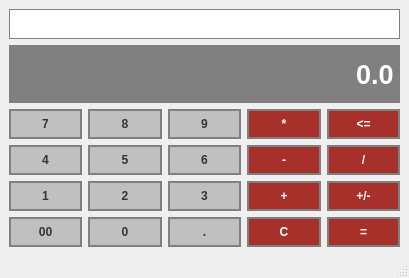
<?xml version="1.0" encoding="UTF-8"?>
<ui version="4.0">
 <class>Calculator</class>
 <widget class="QMainWindow" name="Calculator">
  <property name="geometry">
   <rect>
    <x>0</x>
    <y>0</y>
    <width>409</width>
    <height>278</height>
   </rect>
  </property>
  <property name="windowTitle">
   <string>Calculator</string>
  </property>
  <widget class="QWidget" name="centralwidget">
   <layout class="QGridLayout" name="gridLayout">
    <item row="4" column="0">
     <widget class="QPushButton" name="Button4">
      <property name="sizePolicy">
       <sizepolicy hsizetype="Preferred" vsizetype="Preferred">
        <horstretch>0</horstretch>
        <verstretch>0</verstretch>
       </sizepolicy>
      </property>
      <property name="font">
       <font>
        <weight>75</weight>
        <bold>true</bold>
       </font>
      </property>
      <property name="styleSheet">
       <string notr="true">QPushButton{
	background-color: #C0C0C0;
	border: 2px solid gray;
	padding: 6px;
	color: #3b3131;
}

QPushButton:pressed{
	background-color:#A9A9A9;
	border: 2px solid gray;
	padding: 6px;
	color: #3b3131;
}
</string>
      </property>
      <property name="text">
       <string>4</string>
      </property>
     </widget>
    </item>
    <item row="4" column="4">
     <widget class="QPushButton" name="ButtonDivide">
      <property name="sizePolicy">
       <sizepolicy hsizetype="Preferred" vsizetype="Preferred">
        <horstretch>0</horstretch>
        <verstretch>0</verstretch>
       </sizepolicy>
      </property>
      <property name="font">
       <font>
        <weight>75</weight>
        <bold>true</bold>
       </font>
      </property>
      <property name="styleSheet">
       <string notr="true">QPushButton{
	background-color: #a8302a;
	border: 2px solid gray;
	padding: 6px;
	color: #ffffff;
}

QPushButton:pressed{
	background-color:#A9A9A9;
	border: 2px solid gray;
	padding: 6px;
	color: #ffffff;
}
</string>
      </property>
      <property name="text">
       <string>/</string>
      </property>
     </widget>
    </item>
    <item row="6" column="3">
     <widget class="QPushButton" name="ButtonClear">
      <property name="sizePolicy">
       <sizepolicy hsizetype="Preferred" vsizetype="Preferred">
        <horstretch>0</horstretch>
        <verstretch>0</verstretch>
       </sizepolicy>
      </property>
      <property name="font">
       <font>
        <weight>75</weight>
        <bold>true</bold>
       </font>
      </property>
      <property name="styleSheet">
       <string notr="true">QPushButton{
	background-color: #a8302a;
	border: 2px solid gray;
	padding: 6px;
	color: #ffffff;
}

QPushButton:pressed{
	background-color:#A9A9A9;
	border: 2px solid gray;
	padding: 6px;
	color: #ffffff;
}
</string>
      </property>
      <property name="text">
       <string>C</string>
      </property>
     </widget>
    </item>
    <item row="6" column="2">
     <widget class="QPushButton" name="ButtonDot">
      <property name="sizePolicy">
       <sizepolicy hsizetype="Preferred" vsizetype="Preferred">
        <horstretch>0</horstretch>
        <verstretch>0</verstretch>
       </sizepolicy>
      </property>
      <property name="font">
       <font>
        <weight>75</weight>
        <bold>true</bold>
       </font>
      </property>
      <property name="styleSheet">
       <string notr="true">QPushButton{
	background-color: #C0C0C0;
	border: 2px solid gray;
	padding: 6px;
	color: #3b3131;
}

QPushButton:pressed{
	background-color:#A9A9A9;
	border: 2px solid gray;
	padding: 6px;
	color: #3b3131;
}
</string>
      </property>
      <property name="text">
       <string>.</string>
      </property>
     </widget>
    </item>
    <item row="1" column="0" colspan="5">
     <widget class="QLineEdit" name="Display">
      <property name="sizePolicy">
       <sizepolicy hsizetype="Preferred" vsizetype="Expanding">
        <horstretch>0</horstretch>
        <verstretch>0</verstretch>
       </sizepolicy>
      </property>
      <property name="font">
       <font>
        <family>Arial</family>
        <pointsize>20</pointsize>
        <weight>75</weight>
        <bold>true</bold>
       </font>
      </property>
      <property name="styleSheet">
       <string notr="true">QLineEdit{
	background-color: gray;
	border: 2px solid gray;
	color: #ffffff;
}
</string>
      </property>
      <property name="text">
       <string>0.0</string>
      </property>
      <property name="alignment">
       <set>Qt::AlignRight|Qt::AlignTrailing|Qt::AlignVCenter</set>
      </property>
     </widget>
    </item>
    <item row="5" column="4">
     <widget class="QPushButton" name="ButtonSignChange">
      <property name="sizePolicy">
       <sizepolicy hsizetype="Preferred" vsizetype="Preferred">
        <horstretch>0</horstretch>
        <verstretch>0</verstretch>
       </sizepolicy>
      </property>
      <property name="font">
       <font>
        <weight>75</weight>
        <bold>true</bold>
       </font>
      </property>
      <property name="styleSheet">
       <string notr="true">QPushButton{
	background-color: #a8302a;
	border: 2px solid gray;
	padding: 6px;
	color: #ffffff;
}

QPushButton:pressed{
	background-color:#A9A9A9;
	border: 2px solid gray;
	padding: 6px;
	color: #ffffff;
}
</string>
      </property>
      <property name="text">
       <string>+/-</string>
      </property>
     </widget>
    </item>
    <item row="3" column="0">
     <widget class="QPushButton" name="Button7">
      <property name="sizePolicy">
       <sizepolicy hsizetype="Preferred" vsizetype="Preferred">
        <horstretch>0</horstretch>
        <verstretch>0</verstretch>
       </sizepolicy>
      </property>
      <property name="font">
       <font>
        <weight>75</weight>
        <bold>true</bold>
       </font>
      </property>
      <property name="styleSheet">
       <string notr="true">QPushButton{
	background-color: #C0C0C0;
	border: 2px solid gray;
	padding: 6px;
	color: #3b3131;
}

QPushButton:pressed{
	background-color:#A9A9A9;
	border: 2px solid gray;
	padding: 6px;
	color: #3b3131;
}
</string>
      </property>
      <property name="text">
       <string>7</string>
      </property>
     </widget>
    </item>
    <item row="4" column="1">
     <widget class="QPushButton" name="Button5">
      <property name="sizePolicy">
       <sizepolicy hsizetype="Preferred" vsizetype="Preferred">
        <horstretch>0</horstretch>
        <verstretch>0</verstretch>
       </sizepolicy>
      </property>
      <property name="font">
       <font>
        <weight>75</weight>
        <bold>true</bold>
       </font>
      </property>
      <property name="styleSheet">
       <string notr="true">QPushButton{
	background-color: #C0C0C0;
	border: 2px solid gray;
	padding: 6px;
	color: #3b3131;
}

QPushButton:pressed{
	background-color:#A9A9A9;
	border: 2px solid gray;
	padding: 6px;
	color: #3b3131;
}
</string>
      </property>
      <property name="text">
       <string>5</string>
      </property>
     </widget>
    </item>
    <item row="3" column="3">
     <widget class="QPushButton" name="ButtonMultiply">
      <property name="sizePolicy">
       <sizepolicy hsizetype="Preferred" vsizetype="Preferred">
        <horstretch>0</horstretch>
        <verstretch>0</verstretch>
       </sizepolicy>
      </property>
      <property name="font">
       <font>
        <weight>75</weight>
        <bold>true</bold>
       </font>
      </property>
      <property name="styleSheet">
       <string notr="true">QPushButton{
	background-color: #a8302a;
	border: 2px solid gray;
	padding: 6px;
	color: #ffffff;
}

QPushButton:pressed{
	background-color:#A9A9A9;
	border: 2px solid gray;
	padding: 6px;
	color: #ffffff;
}
</string>
      </property>
      <property name="text">
       <string>*</string>
      </property>
     </widget>
    </item>
    <item row="3" column="1">
     <widget class="QPushButton" name="Button8">
      <property name="sizePolicy">
       <sizepolicy hsizetype="Preferred" vsizetype="Preferred">
        <horstretch>0</horstretch>
        <verstretch>0</verstretch>
       </sizepolicy>
      </property>
      <property name="font">
       <font>
        <weight>75</weight>
        <bold>true</bold>
       </font>
      </property>
      <property name="styleSheet">
       <string notr="true">QPushButton{
	background-color: #C0C0C0;
	border: 2px solid gray;
	padding: 6px;
	color: #3b3131;
}

QPushButton:pressed{
	background-color:#A9A9A9;
	border: 2px solid gray;
	padding: 6px;
	color: #3b3131;
}
</string>
      </property>
      <property name="text">
       <string>8</string>
      </property>
     </widget>
    </item>
    <item row="3" column="4">
     <widget class="QPushButton" name="ButtonErase">
      <property name="sizePolicy">
       <sizepolicy hsizetype="Preferred" vsizetype="Preferred">
        <horstretch>0</horstretch>
        <verstretch>0</verstretch>
       </sizepolicy>
      </property>
      <property name="font">
       <font>
        <weight>75</weight>
        <bold>true</bold>
       </font>
      </property>
      <property name="styleSheet">
       <string notr="true">QPushButton{
	background-color: #a8302a;
	border: 2px solid gray;
	padding: 6px;
	color: #ffffff;
}

QPushButton:pressed{
	background-color:#A9A9A9;
	border: 2px solid gray;
	padding: 6px;
	color: #ffffff;
}
</string>
      </property>
      <property name="text">
       <string>&lt;=</string>
      </property>
     </widget>
    </item>
    <item row="4" column="2">
     <widget class="QPushButton" name="Button6">
      <property name="sizePolicy">
       <sizepolicy hsizetype="Preferred" vsizetype="Preferred">
        <horstretch>0</horstretch>
        <verstretch>0</verstretch>
       </sizepolicy>
      </property>
      <property name="font">
       <font>
        <weight>75</weight>
        <bold>true</bold>
       </font>
      </property>
      <property name="styleSheet">
       <string notr="true">QPushButton{
	background-color: #C0C0C0;
	border: 2px solid gray;
	padding: 6px;
	color: #3b3131;
}

QPushButton:pressed{
	background-color:#A9A9A9;
	border: 2px solid gray;
	padding: 6px;
	color: #3b3131;
}
</string>
      </property>
      <property name="text">
       <string>6</string>
      </property>
     </widget>
    </item>
    <item row="5" column="0">
     <widget class="QPushButton" name="Button1">
      <property name="sizePolicy">
       <sizepolicy hsizetype="Preferred" vsizetype="Preferred">
        <horstretch>0</horstretch>
        <verstretch>0</verstretch>
       </sizepolicy>
      </property>
      <property name="font">
       <font>
        <weight>75</weight>
        <bold>true</bold>
       </font>
      </property>
      <property name="styleSheet">
       <string notr="true">QPushButton{
	background-color: #C0C0C0;
	border: 2px solid gray;
	padding: 6px;
	color: #3b3131;
}

QPushButton:pressed{
	background-color:#A9A9A9;
	border: 2px solid gray;
	padding: 6px;
	color: #3b3131;
}
</string>
      </property>
      <property name="text">
       <string>1</string>
      </property>
     </widget>
    </item>
    <item row="4" column="3">
     <widget class="QPushButton" name="ButtonMinus">
      <property name="sizePolicy">
       <sizepolicy hsizetype="Preferred" vsizetype="Preferred">
        <horstretch>0</horstretch>
        <verstretch>0</verstretch>
       </sizepolicy>
      </property>
      <property name="font">
       <font>
        <weight>75</weight>
        <bold>true</bold>
       </font>
      </property>
      <property name="styleSheet">
       <string notr="true">QPushButton{
	background-color: #a8302a;
	border: 2px solid gray;
	padding: 6px;
	color: #ffffff;
}

QPushButton:pressed{
	background-color:#A9A9A9;
	border: 2px solid gray;
	padding: 6px;
	color: #ffffff;
}
</string>
      </property>
      <property name="text">
       <string>-</string>
      </property>
     </widget>
    </item>
    <item row="3" column="2">
     <widget class="QPushButton" name="Button9">
      <property name="sizePolicy">
       <sizepolicy hsizetype="Preferred" vsizetype="Preferred">
        <horstretch>0</horstretch>
        <verstretch>0</verstretch>
       </sizepolicy>
      </property>
      <property name="font">
       <font>
        <weight>75</weight>
        <bold>true</bold>
       </font>
      </property>
      <property name="styleSheet">
       <string notr="true">QPushButton{
	background-color: #C0C0C0;
	border: 2px solid gray;
	padding: 6px;
	color: #3b3131;
}

QPushButton:pressed{
	background-color:#A9A9A9;
	border: 2px solid gray;
	padding: 6px;
	color: #3b3131;
}
</string>
      </property>
      <property name="text">
       <string>9</string>
      </property>
     </widget>
    </item>
    <item row="5" column="3">
     <widget class="QPushButton" name="ButtonPlus">
      <property name="sizePolicy">
       <sizepolicy hsizetype="Preferred" vsizetype="Preferred">
        <horstretch>0</horstretch>
        <verstretch>0</verstretch>
       </sizepolicy>
      </property>
      <property name="font">
       <font>
        <weight>75</weight>
        <bold>true</bold>
       </font>
      </property>
      <property name="styleSheet">
       <string notr="true">QPushButton{
	background-color: #a8302a;
	border: 2px solid gray;
	padding: 6px;
	color: #ffffff;
}

QPushButton:pressed{
	background-color:#A9A9A9;
	border: 2px solid gray;
	padding: 6px;
	color: #ffffff;
}
</string>
      </property>
      <property name="text">
       <string>+</string>
      </property>
     </widget>
    </item>
    <item row="6" column="0">
     <widget class="QPushButton" name="Button00">
      <property name="sizePolicy">
       <sizepolicy hsizetype="Preferred" vsizetype="Preferred">
        <horstretch>0</horstretch>
        <verstretch>0</verstretch>
       </sizepolicy>
      </property>
      <property name="font">
       <font>
        <weight>75</weight>
        <bold>true</bold>
       </font>
      </property>
      <property name="styleSheet">
       <string notr="true">QPushButton{
	background-color: #C0C0C0;
	border: 2px solid gray;
	padding: 6px;
	color: #3b3131;
}

QPushButton:pressed{
	background-color:#A9A9A9;
	border: 2px solid gray;
	padding: 6px;
	color: #3b3131;
}
</string>
      </property>
      <property name="text">
       <string>00</string>
      </property>
     </widget>
    </item>
    <item row="5" column="1">
     <widget class="QPushButton" name="Button2">
      <property name="sizePolicy">
       <sizepolicy hsizetype="Preferred" vsizetype="Preferred">
        <horstretch>0</horstretch>
        <verstretch>0</verstretch>
       </sizepolicy>
      </property>
      <property name="font">
       <font>
        <weight>75</weight>
        <bold>true</bold>
       </font>
      </property>
      <property name="styleSheet">
       <string notr="true">QPushButton{
	background-color: #C0C0C0;
	border: 2px solid gray;
	padding: 6px;
	color: #3b3131;
}

QPushButton:pressed{
	background-color:#A9A9A9;
	border: 2px solid gray;
	padding: 6px;
	color: #3b3131;
}
</string>
      </property>
      <property name="text">
       <string>2</string>
      </property>
     </widget>
    </item>
    <item row="5" column="2">
     <widget class="QPushButton" name="Button3">
      <property name="sizePolicy">
       <sizepolicy hsizetype="Preferred" vsizetype="Preferred">
        <horstretch>0</horstretch>
        <verstretch>0</verstretch>
       </sizepolicy>
      </property>
      <property name="font">
       <font>
        <weight>75</weight>
        <bold>true</bold>
       </font>
      </property>
      <property name="styleSheet">
       <string notr="true">QPushButton{
	background-color: #C0C0C0;
	border: 2px solid gray;
	padding: 6px;
	color: #3b3131;
}

QPushButton:pressed{
	background-color:#A9A9A9;
	border: 2px solid gray;
	padding: 6px;
	color: #3b3131;
}
</string>
      </property>
      <property name="text">
       <string>3</string>
      </property>
     </widget>
    </item>
    <item row="6" column="1">
     <widget class="QPushButton" name="Button0">
      <property name="sizePolicy">
       <sizepolicy hsizetype="Preferred" vsizetype="Preferred">
        <horstretch>0</horstretch>
        <verstretch>0</verstretch>
       </sizepolicy>
      </property>
      <property name="font">
       <font>
        <weight>75</weight>
        <bold>true</bold>
       </font>
      </property>
      <property name="styleSheet">
       <string notr="true">QPushButton{
	background-color: #C0C0C0;
	border: 2px solid gray;
	padding: 6px;
	color: #3b3131;
}

QPushButton:pressed{
	background-color:#A9A9A9;
	border: 2px solid gray;
	padding: 6px;
	color: #3b3131;
}
</string>
      </property>
      <property name="text">
       <string>0</string>
      </property>
     </widget>
    </item>
    <item row="6" column="4">
     <widget class="QPushButton" name="ButtonEquals">
      <property name="sizePolicy">
       <sizepolicy hsizetype="Preferred" vsizetype="Preferred">
        <horstretch>0</horstretch>
        <verstretch>0</verstretch>
       </sizepolicy>
      </property>
      <property name="font">
       <font>
        <weight>75</weight>
        <bold>true</bold>
       </font>
      </property>
      <property name="styleSheet">
       <string notr="true">QPushButton{
	background-color: #a8302a;
	border: 2px solid gray;
	padding: 6px;
	color: #ffffff;
}

QPushButton:pressed{
	background-color:#A9A9A9;
	border: 2px solid gray;
	padding: 6px;
	color: #ffffff;
}
</string>
      </property>
      <property name="text">
       <string>=</string>
      </property>
     </widget>
    </item>
    <item row="0" column="0" colspan="5">
     <widget class="QLineEdit" name="ExpressionDisplay">
      <property name="styleSheet">
       <string notr="true">QLineEdit{
	background-color: #ffffff;
	border: 1px solid gray;
	padding: 6px;
	color: #3b3131;
}</string>
      </property>
      <property name="text">
       <string/>
      </property>
      <property name="alignment">
       <set>Qt::AlignRight|Qt::AlignTrailing|Qt::AlignVCenter</set>
      </property>
     </widget>
    </item>
   </layout>
  </widget>
  <widget class="QMenuBar" name="menubar">
   <property name="geometry">
    <rect>
     <x>0</x>
     <y>0</y>
     <width>409</width>
     <height>20</height>
    </rect>
   </property>
  </widget>
  <widget class="QStatusBar" name="statusbar"/>
 </widget>
 <resources/>
 <connections/>
</ui>
